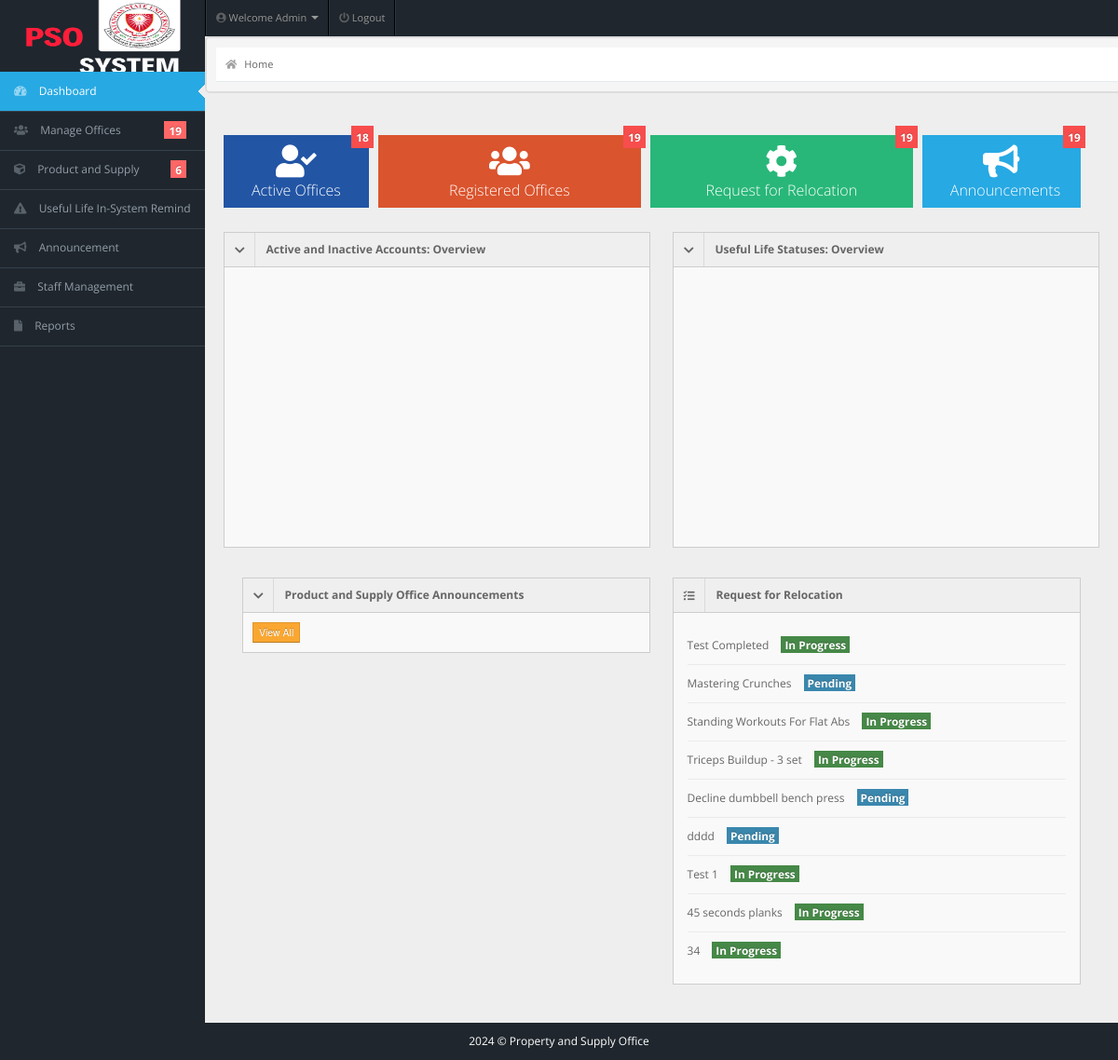
/admin/index.php (signed in), run on an earlier commit of the app's database.
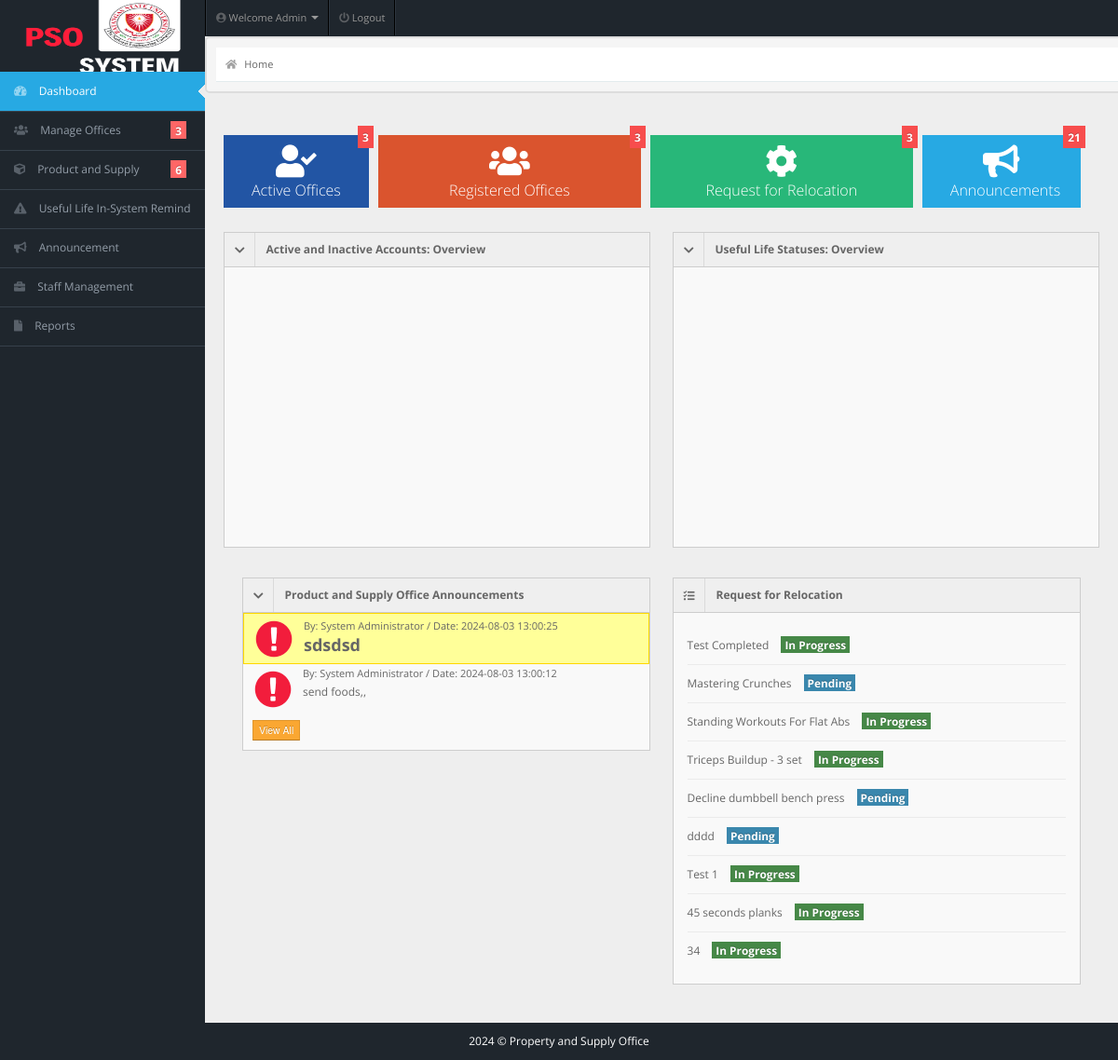
And on a later commit of the database.
### tables this page shows
CREATE TABLE IF NOT EXISTS `todo` (
  `id` int NOT NULL AUTO_INCREMENT,
  `task_status` varchar(50) NOT NULL,
  `task_desc` varchar(30) NOT NULL,
  `user_id` int NOT NULL,
  PRIMARY KEY (`id`)
);

CREATE TABLE IF NOT EXISTS `announcements` (
  `id` int NOT NULL AUTO_INCREMENT,
  `message` varchar(255) NOT NULL,
  `date` timestamp NOT NULL,
  PRIMARY KEY (`id`)
);

### admin/index.php (the view, shortened to what the changed rows need)
<!DOCTYPE html>
<html lang="en">
<head>
  <link rel="stylesheet" href="../css/bootstrap.min.css" />
  <link rel="stylesheet" href="../css/bootstrap-responsive.min.css" />
  <link rel="stylesheet" href="../css/fullcalendar.css" />
  <link rel="stylesheet" href="../css/matrix-style.css" />
  <link rel="stylesheet" href="../css/matrix-media.css" />
  <link href="../font-awesome/css/all.css" rel="stylesheet" />
  <link href="../font-awesome/css/fontawesome.css" rel="stylesheet" />
  <link rel="stylesheet" href="../css/jquery.gritter.css" />
</head>
<body>
  <?php $page = 'dashboard';
  include 'includes/sidebar.php' ?>
  <div id="content">
    <div class="container-fluid">
      <div class="quick-actions_homepage">
        <ul class="quick-actions">
          <li class="bg_ls span"> <a href="index.php" style="font-size: 16px;"> <i class="fas fa-user-check"></i> <span class="label label-important"><?php include 'actions/dashboard-activecount.php' ?></span> Active Offices </a> </li>
          <li class="bg_lo span3"> <a href="members.php" style="font-size: 16px;"> <i class="fas fa-users"></i></i><span class="label label-important"><?php include 'dashboard-usercount.php' ?></span> Registered Offices</a> </li>
          <li class="bg_lg span3"> <a href="payment.php" style="font-size: 16px;"> <i class="fa fa-cog"></i></i><span class="label label-important"><?php include 'dashboard-usercount.php' ?></span> Request for Relocation </a> </li>
          <li class="bg_lb span2"> <a href="announcement.php" style="font-size: 16px;"> <i class="fas fa-bullhorn"></i><span class="label label-important"><?php include 'actions/count-announcements.php' ?></span>Announcements </a> </li>
        </ul>
      </div>
      <div class="container-fluid" style="margin-top: -20px;">
        <div class="row-fluid">
          <div class="span6 custom-container">
            <div class="widget-box">
              <div class="widget-content nopadding collapse in" id="collapseG2">
                <?php
                include "../dbcon.php";
                $one_week_ago = date('Y-m-d', strtotime('-1 week'));
                $qry = "SELECT * FROM announcements WHERE date >= '$one_week_ago' ORDER BY date DESC";
                $result = mysqli_query($con, $qry);
                $count = 0;
                while ($row = mysqli_fetch_array($result)) {
                  $count++;
                  $class = ($count == 1) ? 'highlight' : '';
                  echo "<div class='article-post $class'>";
                  $messageStyle = ($class == 'highlight') ? 'font-weight: bold;' : '';
                  $message = implode(' ', array_slice(explode(' ', $row['message']), 0, 15));
                  $message = strlen($row['message']) > 15 ? $message . "..." : $message;
                  echo "<div class='user-thumb' style='float: left; margin-right: 10px;'>";
                  echo "<img class='img-responsive zoom-img' width='50' height='50' alt='Alert' src='http://localhost/gym%20system/img/demo/alert.png'> ";
                  echo "</div>";
                  echo "<div style='overflow: hidden;'>";
                  echo "<span class='user-info'> By: System Administrator / Date: " . $row['date'] . " </span>";
                  echo "<p><a href='#' style='$messageStyle'>" . $message . "</a> </p>";
                  echo "</div>";
                  echo "</div>";
                }
                ?>
              </div>
            </div>
          </div>
          <div class="span6 custom-container">
            <div class="widget-box">
              <div class="widget-content">
                <div class="todo">
                  <ul>
                    <?php
                    include "dbcon.php";
                    $qry = "SELECT * FROM todo";
                    $result = mysqli_query($con, $qry);
                    while ($row = mysqli_fetch_array($result)) { ?>
                      <li class='clearfix'>
                        <div class='txt'> <?php echo $row["task_desc"] ?> <?php if ($row["task_status"] == "Pending") {
                                                                            echo '<span class="by label label-info">Pending</span>';
                                                                          } else {
                                                                            echo '<span class="by label label-success">In Progress</span>';
                                                                          } ?></div>
                      <?php }
                    echo "</li>";
                    echo "</ul>";
                      ?>
                </div>
              </div>
            </div>
          </div>
        </div>
      </div>
    </div>
  </div>
</body>
</html>

### admin/dashboard-usercount.php (shortened to what the changed rows need)
<?php
$servername = "localhost";
$uname = "root";
$pass = "";
$db = "pso_inventory";
$conn = mysqli_connect($servername, $uname, $pass, $db);
$sql = "SELECT * FROM members";
$query = $conn->query($sql);
echo "$query->num_rows";

### admin/actions/dashboard-activecount.php (shortened to what the changed rows need)
<?php
$servername="localhost";
$uname="root";
$pass="";
$db="pso_inventory";
$conn=mysqli_connect($servername,$uname,$pass,$db);
$sql = "SELECT * FROM members WHERE status ='Active'";
                $query = $conn->query($sql);
                echo "$query->num_rows";
?>

### admin/actions/count-announcements.php (shortened to what the changed rows need)
<?php
$servername="localhost";
$uname="root";
$pass="";
$db="pso_inventory";
$conn=mysqli_connect($servername,$uname,$pass,$db);
$sql = "SELECT * FROM announcements";
                $query = $conn->query($sql);
                echo "$query->num_rows";
?>

What changed in the data, as far as the page shows it:
added announcements: date "2024-08-03 13:00:25", message "sdsdsd"
added announcements: date "2024-08-03 13:00:12", message "send foods,,"
Also different on the page:
$query->num_rows: "19 19 19" → "3 3 3"
$query->num_rows: "18" → "3"
$query->num_rows: "19" → "21"
